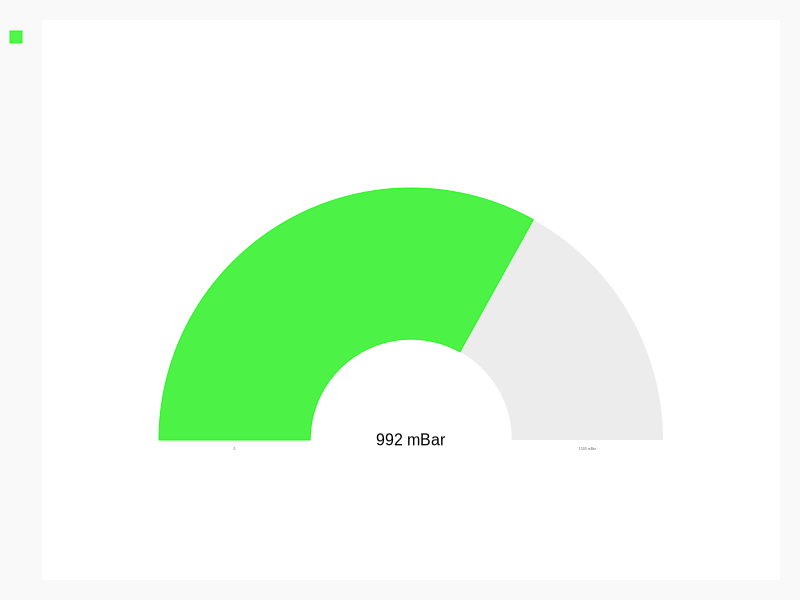
#> input picture python/BarHalfGauge.png, 800 x 600 px
$ python testcrop.py
#> lines starting #> are read from the running program, lines starting #| are printed output that depends on the picture
from PIL import Image
test="BarHalfGauge.png"
def crop(pfad):
#> called with pfad = 'BarHalfGauge.png'
  img = Image.open(pfad)
#> img is the input picture: PIL image 800x600 RGB; mean R, G, B 231.9, 251.4, 231.2
  img.show()
  box = (150, 180, 670, 470)
  img_region = img.crop(box)
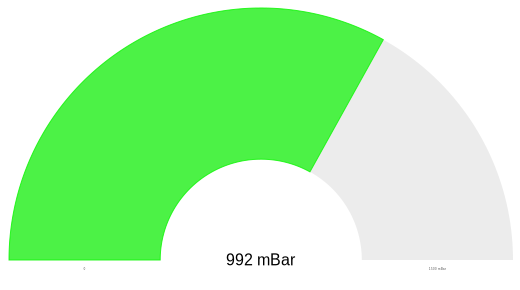
#> img_region: PIL image 520x290 RGB; mean R, G, B 184.3, 246.2, 182.1
  img_region.save(pfad)
crop(test)

$ run again, with python/BatHalfGaugeCrop.png copied over python/BarHalfGauge.png
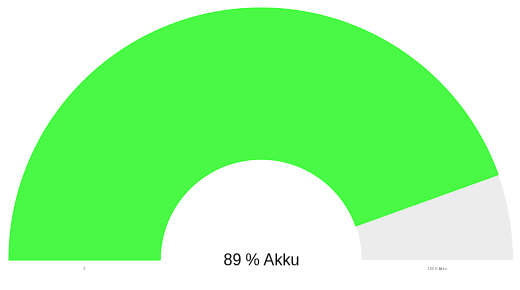
#> input picture python/BatHalfGaugeCrop.png, 520 x 290 px
#> in crop, img is the input picture: PIL image 520x290 RGB; mean R, G, B 162.8, 250.4, 160.8
#> in crop, `img_region = img.crop(box)`:
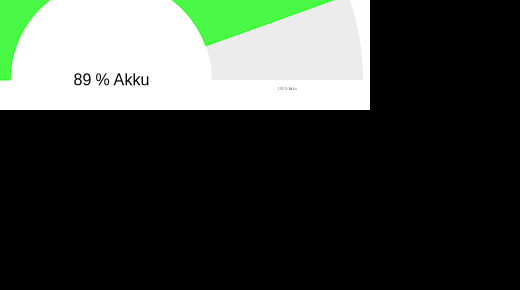
#> img_region: PIL image 520x290 RGB; mean R, G, B 60.6, 67, 60.5
